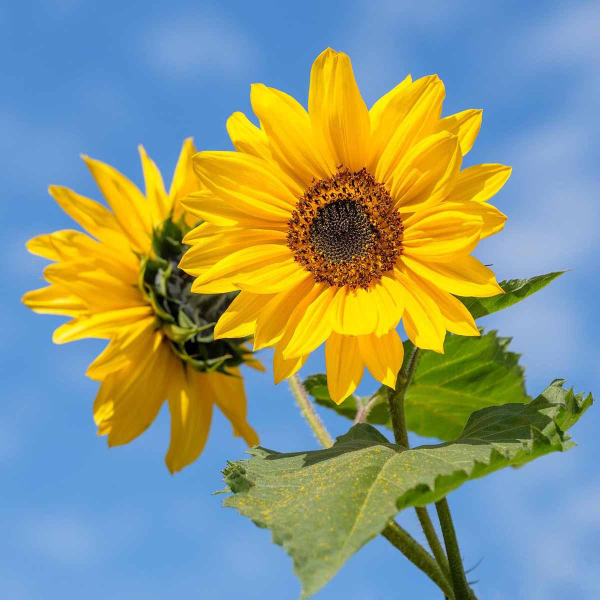
#> input picture test/flower.jpg, 1200 x 1200 px (shown at 1/2 size)
$ python holo.py test/flower.jpg 5
#> lines starting #> are read from the running program, lines starting #| are printed output that depends on the picture
#!/usr/bin/env python3
# Holo.Codec – Holographic media codec for extreme connectivity
#
# Copyright (c) 2025 Physiks.net - Alessandro Rizzo
#
# This file is part of Holo.Codec.
# You may redistribute and/or modify it under the terms specified
# in the LICENSE file distributed with this project.

import os
import sys
import glob
import struct
import zlib
import math
from io import BytesIO

import numpy as np
from PIL import Image
import wave

MAGIC_IMG = b"HOCH"
VERSION_IMG = 2  # v2: golden permutation for residual splitting

MAGIC_AUD = b"HOAU"
VERSION_AUD = 2  # v2: golden permutation for residual splitting

MAGIC_BIN = b"HOBI"
VERSION_BIN = 2  # v2: golden permutation for residual splitting

# Golden ratio constants for holographic residual distribution
PHI = (1.0 + 5.0 ** 0.5) / 2.0


# ===================== GOLDEN PERMUTATION CORE =====================


# [44 lines left out: functions _golden_step, _golden_permutation, not called in this run]


# ===================== IMAGES =====================


def load_image(path: str) -> np.ndarray:
    """Load an image from disk and convert it to RGB uint8."""
#> called with path = 'test/flower.jpg'
    img = Image.open(path).convert("RGB")
#> img is the input picture: PIL image 1200x1200 RGB; mean R, G, B 139.5, 152.4, 126.7
    return np.asarray(img, dtype=np.uint8)


# [38 lines left out: functions save_image, stack_images_average, not called in this run]


def encode_image_holo_dir(
    input_path: str,
    out_dir: str,
    block_count: int = 32,
    coarse_max_side: int = 64,
    target_chunk_kb: int | None = None,
) -> None:
    """
    Encode an image into a holographic directory of chunks.

    Each chunk contains a copy of a global thumbnail and a slice
    of the residual (detail) information. In v2 the residual slice
    is chosen via a golden-ratio permutation to maximize
    informational spread across chunks.
    """
    img = load_image(input_path)
    h, w, c = img.shape
#> h = 1200; w = 1200; c = 3

    max_side = max(h, w)
#> max_side = 1200
    scale = min(1.0, float(coarse_max_side) / float(max_side))
#> scale = 0.0533
    cw = max(1, int(round(w * scale)))
#> cw = 64
    ch = max(1, int(round(h * scale)))
#> ch = 64

    img_pil = Image.fromarray(img, "RGB")
    coarse_img = img_pil.resize((cw, ch), Image.BICUBIC)
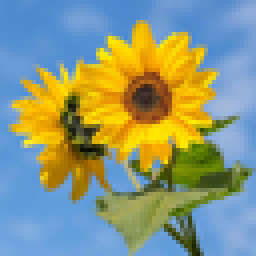
#> coarse_img: PIL image 64x64 RGB (shown 4 times larger); mean R, G, B 139.4, 152.4, 126.8

    buf = BytesIO()
    coarse_img.save(buf, format="PNG")
    coarse_bytes = buf.getvalue()

    coarse_up = coarse_img.resize((w, h), Image.BICUBIC)
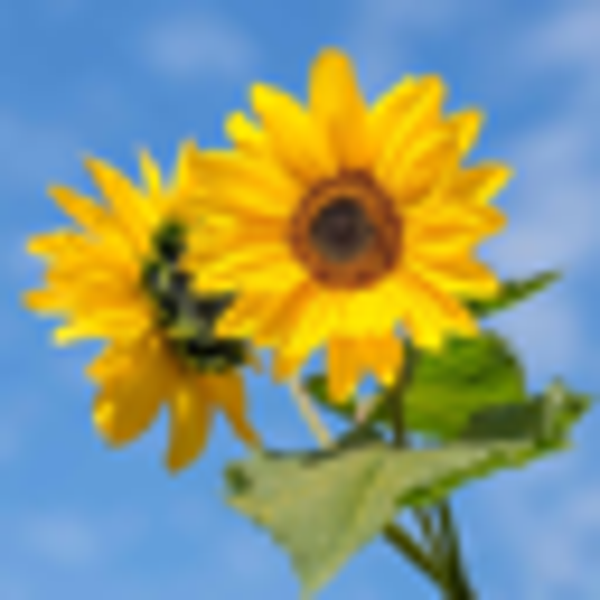
#> coarse_up: PIL image 1200x1200 RGB (shown at 1/2 size); mean R, G, B 139.4, 152.4, 126.9
    coarse_up_arr = np.asarray(coarse_up, dtype=np.uint8)

    residual = img.astype(np.int16) - coarse_up_arr.astype(np.int16)
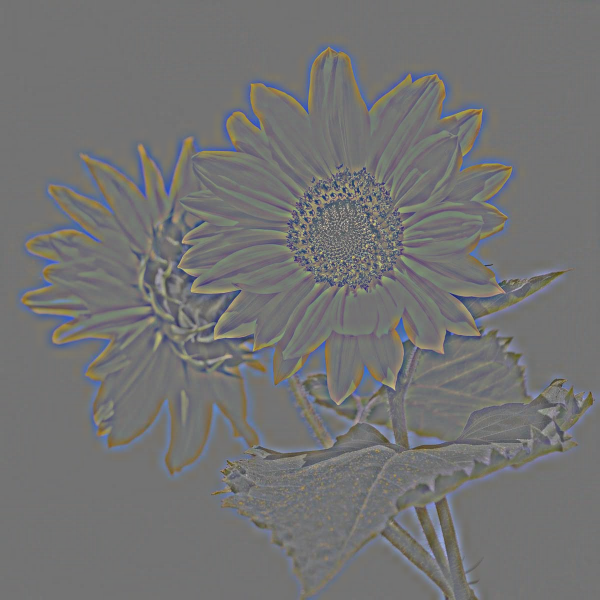
#> residual: shape (1200, 1200, 3) int16 (shown at 1/2 size); mean R, G, B 0.1, 0, -0.2; drawn with min black and max white
    residual_flat = residual.reshape(-1)

    if target_chunk_kb is not None:
        residual_bytes_total = residual_flat.size * 2  # int16 -> 2 bytes
#> residual_bytes_total = 8640000
        try:
            target_bytes = max(1, int(target_chunk_kb) * 1024)
        except ValueError:
            target_bytes = None

        if target_bytes is not None:
            header_overhead = 64  # header + margin
            overhead_approx = len(coarse_bytes) + header_overhead
            if target_bytes <= overhead_approx + 1:
                block_count = 1
            else:
                useful_per_chunk = target_bytes - overhead_approx
                block_count = int(np.ceil(residual_bytes_total / useful_per_chunk))
                block_count = max(1, min(block_count, residual_flat.size))

    os.makedirs(out_dir, exist_ok=True)

    N = residual_flat.size
#> N = 4320000
    perm = _golden_permutation(N) if block_count > 1 else None

    for block_id in range(block_count):
        if block_count > 1:
            idx = perm[block_id::block_count]
            vals = residual_flat[idx]
        else:
            vals = residual_flat

        vals_bytes = vals.astype("<i2").tobytes()
        comp_vals = zlib.compress(vals_bytes, level=9)

        header = bytearray()
        header += MAGIC_IMG
        header += struct.pack("B", VERSION_IMG)
        header += struct.pack(">I", h)
        header += struct.pack(">I", w)
        header += struct.pack("B", c)
        header += struct.pack(">I", block_count)
        header += struct.pack(">I", block_id)
        header += struct.pack(">I", len(coarse_bytes))
        header += struct.pack(">I", len(comp_vals))

        data = bytes(header) + coarse_bytes + comp_vals
        fname = os.path.join(out_dir, f"chunk_{block_id:04d}.holo")
        with open(fname, "wb") as f:
            f.write(data)


# [537 lines left out: functions decode_image_holo_dir, _read_wav_int16, _write_wav_int16, encode_audio_holo_dir, decode_audio_holo_dir, encode_binary_holo_dir and 1 more, not called in this run]


# ===================== AUTOMATIC DISPATCH =====================


def detect_mode_from_extension(path: str) -> str:
    """Infer mode (image/audio/binary) from file extension."""
    ext = os.path.splitext(path)[1].lower()
    if ext in (".png", ".jpg", ".jpeg", ".bmp", ".gif", ".tif", ".tiff"):
        return "image"
    if ext == ".wav":
        return "audio"
    return "binary"


# [14 lines left out: function detect_mode_from_chunk, not called in this run]


def main() -> None:
    # Special mode: stack multiple PNGs into one image, then encode holographically
    if len(sys.argv) >= 4 and sys.argv[1] == "--stack":
        try:
            chunk_kb = int(sys.argv[2])
        except ValueError:
            print("Usage: python3 holo.py --stack <chunk_kb> <frame1.png> [frame2.png ...]")
            sys.exit(1)

        frame_paths = sys.argv[3:]
        if not frame_paths:
            print("Usage: python3 holo.py --stack <chunk_kb> <frame1.png> [frame2.png ...]")
            sys.exit(1)

        first = frame_paths[0]
        base, _ = os.path.splitext(first)
        stacked_png = base + "_stack.png"
        out_dir = stacked_png + ".holo"

        print(f"[Holo] Stacking frames into {stacked_png}")
        stack_images_average(frame_paths, stacked_png)

        print(f"[Holo] Encoding stacked image into {out_dir}")
        encode_image_holo_dir(
            input_path=stacked_png,
            out_dir=out_dir,
            target_chunk_kb=chunk_kb,
        )
        sys.exit(0)

    if len(sys.argv) not in (2, 3):
        print("Simple usage:")
        print("  python3 holo.py original_file [chunk_kb]      # creates original_file.holo (directory)")
        print("  python3 holo.py original_file.holo           # reconstructs original_file")
        print("  python3 holo.py --stack chunk_kb frame1.png [frame2.png ...]  # stack+encode")
        sys.exit(1)

    target = sys.argv[1]
    chunk_kb: int | None = None

    if len(sys.argv) == 3:
        try:
            chunk_kb = int(sys.argv[2])
        except ValueError:
            print("Invalid chunk_kb value, must be an integer (KB).")
            sys.exit(1)

    if os.path.isfile(target):
        # Encode
        input_path = target
        out_dir = input_path + ".holo"
        mode = detect_mode_from_extension(input_path)

        if mode == "image":
            encode_image_holo_dir(input_path, out_dir, target_chunk_kb=chunk_kb)
        elif mode == "audio":
            encode_audio_holo_dir(input_path, out_dir, target_chunk_kb=chunk_kb)
        else:
            encode_binary_holo_dir(input_path, out_dir, target_chunk_kb=chunk_kb)

    elif os.path.isdir(target):
        # Decode
        in_dir = target.rstrip("/")
        if in_dir.endswith(".holo"):
            output_path = in_dir[:-5]  # strip ".holo" and restore original name
        else:
            output_path = in_dir + "_dec"  # fallback

        mode = detect_mode_from_chunk(in_dir)

        if mode == "image":
            decode_image_holo_dir(in_dir, output_path)
        elif mode == "audio":
            decode_audio_holo_dir(in_dir, output_path)
        else:
            decode_binary_holo_dir(in_dir, output_path)
    else:
        print("Path not found:", target)
        sys.exit(1)


if __name__ == "__main__":
    main()
